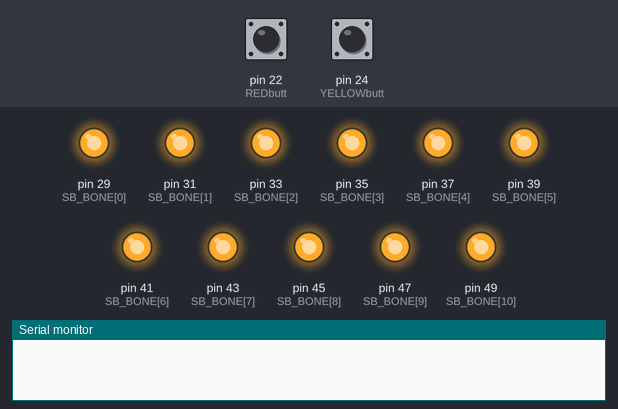
The sketch below on a simulated Arduino Mega 2560, built with avr-gcc and run on an emulated ATmega2560. Parts: output pins drawn as LEDs (lit = HIGH), the last lines printed to the serial monitor. Dashed ring = blinking. The inputs (shaded band) are chosen by the test bench; at power-on: pin 22 (REDbutt) HIGH, pin 24 (YELLOWbutt) HIGH. Pins used as bus, display or sensor lines are not drawn.

Above: at 1.5 s.
1.6 s: pin 22 (REDbutt) pulled LOW for 3.2 s
At 5.3 s:
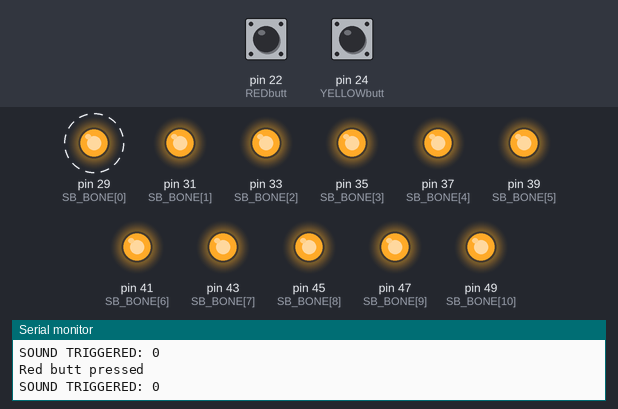
6.3 s: pin 24 (YELLOWbutt) pulled LOW for 0.15 s
At 6.45 s:
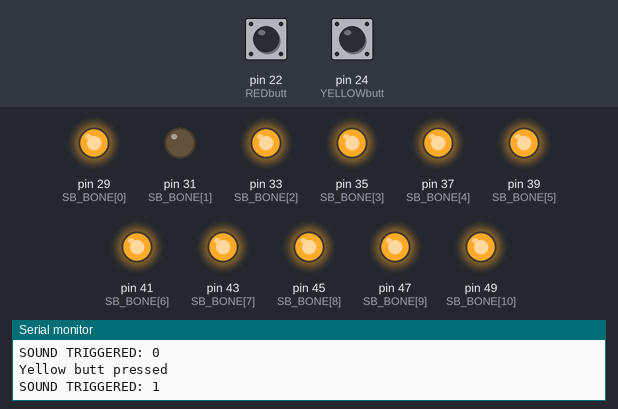
8.1 s: pin 24 (YELLOWbutt) pulled LOW for 3.2 s
At 11.6 s:
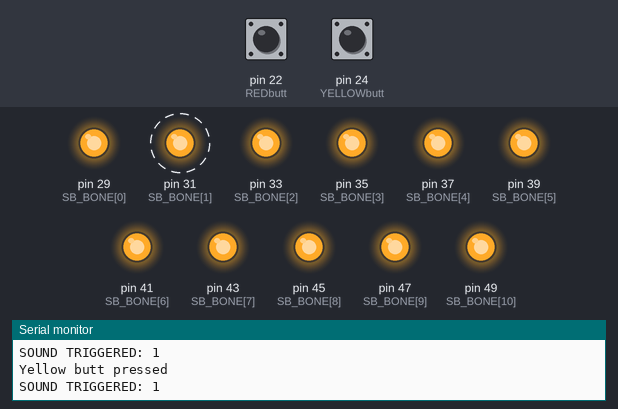
Timing chart, 0 to 13.1 s (numbered marks = the images above; inputs shaded):
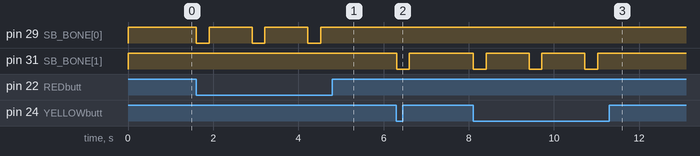

Measured:
- after the input at 1.6 s, pin 29 (SB_BONE[0]): alternates HIGH for 1.0 s and LOW for 0.30 s, starting at once
- after the input at 6.3 s, pin 31 (SB_BONE[1]): HIGH → LOW at once, → HIGH 0.30 s later
- after the input at 8.1 s, pin 31 (SB_BONE[1]): alternates HIGH for 1.0 s and LOW for 0.30 s, 6 changes in all, then stays HIGH, starting at once

The sketch:

triggering-Soundboard-withButt.ino
```cpp
#include <CapacitiveSensor.h>

// Sound board
// Trigger pins for both soundboards
// int SB_SUB[] = {42,40,38,36,34,32,30,28,26,24,22};
// int SB_SUB_RST = 44;
int SB_BONE[] = {29,31,33,35,37,39,41,43,45,47,49};
int SB_BONE_RST = 27;


int REDbutt = 22;
int YELLOWbutt = 24;

void setup() {
   Serial.begin(9600);

   pinMode(REDbutt, INPUT_PULLUP);
   pinMode(YELLOWbutt, INPUT_PULLUP);

   // SOUND OUTPUT
   // set all soundboard pins as outputs
   pinMode(SB_BONE_RST, OUTPUT);
   for (int x=0; x<11; x++) {
     pinMode(SB_BONE[x], OUTPUT);
     digitalWrite(SB_BONE[x], HIGH);
   }
   soundTriggerReset();
}

void loop() {

  int REDbuttVal = digitalRead(REDbutt);
  int YELLOWbuttVal = digitalRead(YELLOWbutt);

  if (REDbuttVal == LOW) {
    Serial.println("Red butt pressed");
    soundTrigger(0);
  } else if (YELLOWbuttVal == LOW) {
    Serial.println("Yellow butt pressed");
    soundTrigger(1);
  }

  delay(10);        // arbitrary delay to limit data to serial port
}
void debounceButton(int button) {
}

void soundTrigger(int soundNumber) {
  digitalWrite(SB_BONE[soundNumber], LOW);
  Serial.print("SOUND TRIGGERED: ");
  Serial.println(soundNumber);
  delay(300);
  digitalWrite(SB_BONE[soundNumber], HIGH);
  delay(1000); // for debouncing
}

void soundTriggerReset() {

  digitalWrite(SB_BONE_RST, LOW);
  delay(300);
  digitalWrite(SB_BONE_RST, HIGH);
}
```
